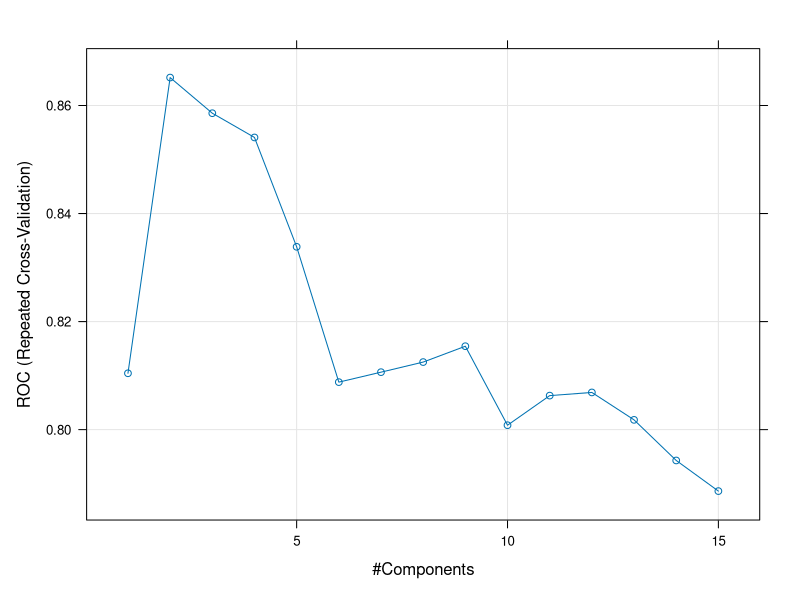

Generate this figure with R:


# Short for Classification and Regression Training.  Functions for data-splitting
# pre-processing; feature selection; model tuning using re-sampling; variable importance
# http://topepo.github.io/caret/index.html
library(caret)

# webinar for caret:  https://www.youtube.com/watch?v=7Jbb2ItbTC4
# R machine learning toolbox:  https://www.datacamp.com/courses/machine-learning-toolbox



# A collection of artificial and real-world machine learning benchmark problems,
library(mlbench)

# Multivariate regression methods Partial Least Squares Regression (PLSR),
library(pls)

# display and analyse ROC curves
library(pROC)

library(e1071)

# Sonar is from mlbench
data(Sonar)

#caret::createDataPartition. Creates test / training partitons
#Sonar is 208 x 60. The dep variable is Sonar$Class values M = Metal, R = Rock
#returns 157 x 1 matrix. (Rows = .75 x 208 = 157). 

# see also createFolds(y, k = 10, list = TRUE, returnTrain = FALSE)

nrow(Sonar) == 208

set.seed(107)
inTrain <- caret::createDataPartition(y = Sonar$Class, p = .75, list = FALSE)


#Training M = 84, R = 73
training <- Sonar[inTrain,]

#Testing M=27, R = 24
testing <- Sonar[-inTrain,]

#uses pls (partial least squares discriminant analysis)
#scales to mean 0, sd =1
#default is to tune the model over 3 values of each tuning parameter
#resampling uses simply bootstrap by default
#default performance is Kappa statistic; regression = R^2
plsFit <- train(Class ~ .,  data = training, method = "pls", 
                preProc = c("center", "scale"))


#tuneLength is an integer denoting the number of levels for each tuning
# parameter that should be generated. 

#repeatedcv is used tp specify repeated kfold cv. The argument repeats
#controls the number of repetitions. K is controlled by the number argument
#and this defaults to 10.

ctrl <- caret::trainControl(method = "repeatedcv", repeats = 3)


plsFit <- train(Class ~ ., data = training, method = "pls", tuneLength = 15, 
                trControl = ctrl, preProc = c("center", "scale"))

#the summaryFunction is used to pass in a function, that takes the observed
#and predicated values and then estimates some measure of performance.
#twoClassSummary will compute measures specific to two-class problems
#such as the area under the ROC curve (the sensitivity and specificity)

#The ROC is based on the predicted class probabilities. These are not computed
#automatically.  Therefore another option is required: classProbs = TRUE

ctrl <- trainControl(method = "repeatedcv", repeats = 3, 
                     classProbs = TRUE, summaryFunction = twoClassSummary)

#since we are using custom performance measures, the criterion that must 
#be optimised should also be specified. The metric = ROC does this.

plsFit <- train(Class ~ .,data = training, method = "pls", tuneLength = 15, 
                trControl = ctrl, metric = "ROC", 
                preProc = c("center", "scale"))

plsFit 

plot(plsFit)

#this is used to predict
plsClasses <- predict(plsFit, newdata = testing)
#produces levels...R, M, M, R, M, R

#we can predict probabilities with the type = prob
plsProbs <- predict(plsFit, newdata = testing, type = "prob")

#we can produce a confusion matrix.....
caret::confusionMatrix(data = plsClasses, testing$Class)
